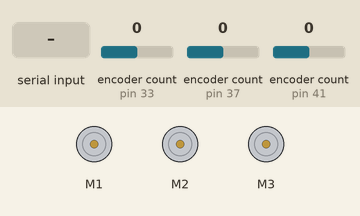
This sketch was run on a simulated Arduino Mega 2560, built with avr-gcc and run on an emulated ATmega2560. On the bench: 3 × DC motor (green arrow = forward, orange = backward, longer = faster). The inputs (shaded band) are chosen by the test bench; at power-on: encoder count (sensors on pin 33, pin 37, pin 41) 0. What the sketch prints to the serial monitor is not drawn.

Above: at 1.2 s.
1.3 s: "90 45 200\n" received over Serial
At 3.5 s:
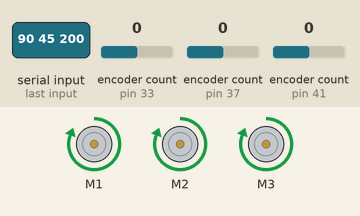
3.8 s: "90 45\n" received over Serial
At 6.0 s:
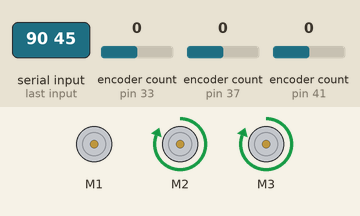
6.3 s: "5\n" received over Serial
At 8.5 s:
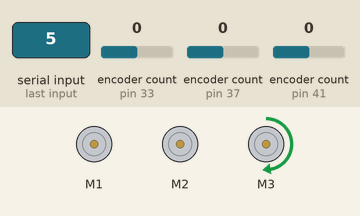
8.8 s: "1 90\n" received over Serial
At 10.3 s:
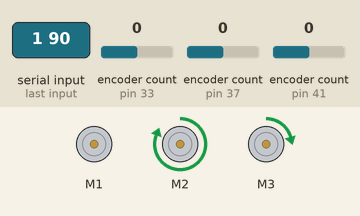
11.3 s: "1 90 45\n" received over Serial
At 12.8 s:
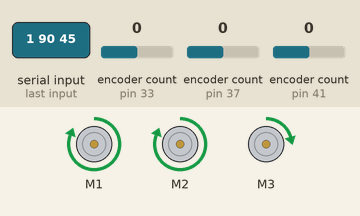
13.8 s: "90\n" received over Serial
At 15.3 s:
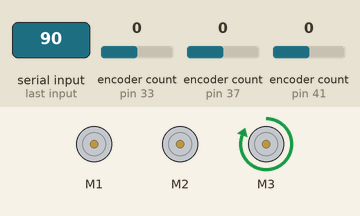
Timing chart, 0 to 16.8 s (numbered marks = the images above; inputs shaded):
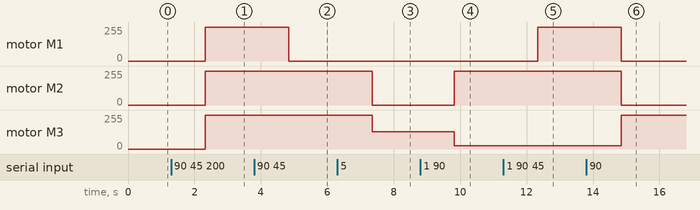

Measured:
- after the input at 1.3 s, motor M1–3: stopped → forward 255/255 after 1.0 s
- after the input at 3.8 s, motor M1: forward 255/255 → stopped after 1.0 s
- after the input at 6.3 s, motor M2: forward 255/255 → stopped after 1.1 s; motor M3: forward 255/255 → forward 128/255 after 1.1 s
- after the input at 8.8 s, motor M2: stopped → forward 255/255 after 1.0 s; motor M3: forward 128/255 → forward 26/255 after 1.0 s
- after the input at 11.3 s, motor M1: stopped → forward 255/255 after 1.0 s
- after the input at 13.8 s, motor M1: forward 255/255 → stopped after 1.0 s; motor M2: forward 255/255 → stopped after 1.1 s; motor M3: forward 26/255 → forward 255/255 after 1.1 s

The sketch:

teste_encoders_sem_ros2.ino
```cpp
#include <Sabertooth.h>
#include <Encoder.h>

#include <stdio.h>

#define ODOM_PERIOD 50

#define LED_PIN 13

Sabertooth STFront(128);        //Definição do sabertooth em packetized serial mode adress 128 (controla os 2 motores individualm,ente) - botoes sabertooth (baixo, baixo, baixo, alto, alto, alto)
Sabertooth STRear(129);        //Definição do sabertooth em packetized serial mode adress 129 (controla os 2 motores individualmente) - botoes sabertooth (baixo, baixo, baixo, baixo, alto, alto)

long odom_timer;

//float V1, V2, V3;

float enc1, enc2, enc3;

Encoder Encoder1(33, 35);
Encoder Encoder2(37, 39);
Encoder Encoder3(41, 43);

float map(float x, float
in_min, float in_max, float out_min, float out_max) {
  return (x - in_min) * (out_max - out_min) / (in_max - in_min) + out_min;
}

int convertToMotor(float value) {
  float r = map(value, -10.0, 10.0, -127.0, 127.0);
  r = constrain(r, -127.0, 127.0);
  return (int) round(r);
}

void moveMotors(int Power1, int Power2, int Power3) {
  STFront.motor(1, Power1);
  STFront.motor(2, Power2);
  STRear.motor(1, Power3);
}

void stopMotors() {
  STFront.motor(1, 0);
  STFront.motor(2, 0);
  STRear.motor(1, 0);
}

void clearEncoders() {
  Encoder1.write(0);
  Encoder2.write(0);
  Encoder3.write(0);
}

void setup() {

  pinMode(12, INPUT_PULLUP);
  pinMode(13, INPUT_PULLUP);

  SabertoothTXPinSerial.begin(9600);

  Serial.begin(9600);

  stopMotors();

  clearEncoders();

  odom_timer = millis();

}

void loop() {

  if (millis() - odom_timer >= ODOM_PERIOD) {

    enc1 = Encoder1.read();
    enc2 = Encoder2.read();
    enc3 = Encoder3.read();

    Serial.println(enc1 + enc2 + enc3);

    if (Serial.available() > 0) {
      String cmd = Serial.readString();
      int cmd_len = cmd.length() + 1;
      char cmd_array[cmd_len];
      cmd.toCharArray(cmd_array, cmd_len);
      Serial.println(cmd);

      char* cmd1 = strtok(cmd_array, " ");
      Serial.println(cmd1);

      char* cmd2 = strtok(NULL, " ");
      Serial.println(cmd2);

      char* cmd3 = strtok(NULL, " ");
      Serial.println(cmd3);

      float cmd1f = atof(cmd1);
      float cmd2f = atof(cmd2);
      float cmd3f = atof(cmd3);
      Serial.println(cmd1f);
      Serial.println(cmd2f);
      Serial.println(cmd3f);
      Serial.println(convertToMotor(cmd1f));
      Serial.println(convertToMotor(cmd2f));
      Serial.println(convertToMotor(cmd3f));
      moveMotors(convertToMotor(cmd3f), convertToMotor(cmd2f), convertToMotor(cmd1f));
    }


    odom_timer = millis();

    clearEncoders();


  }

}
```
